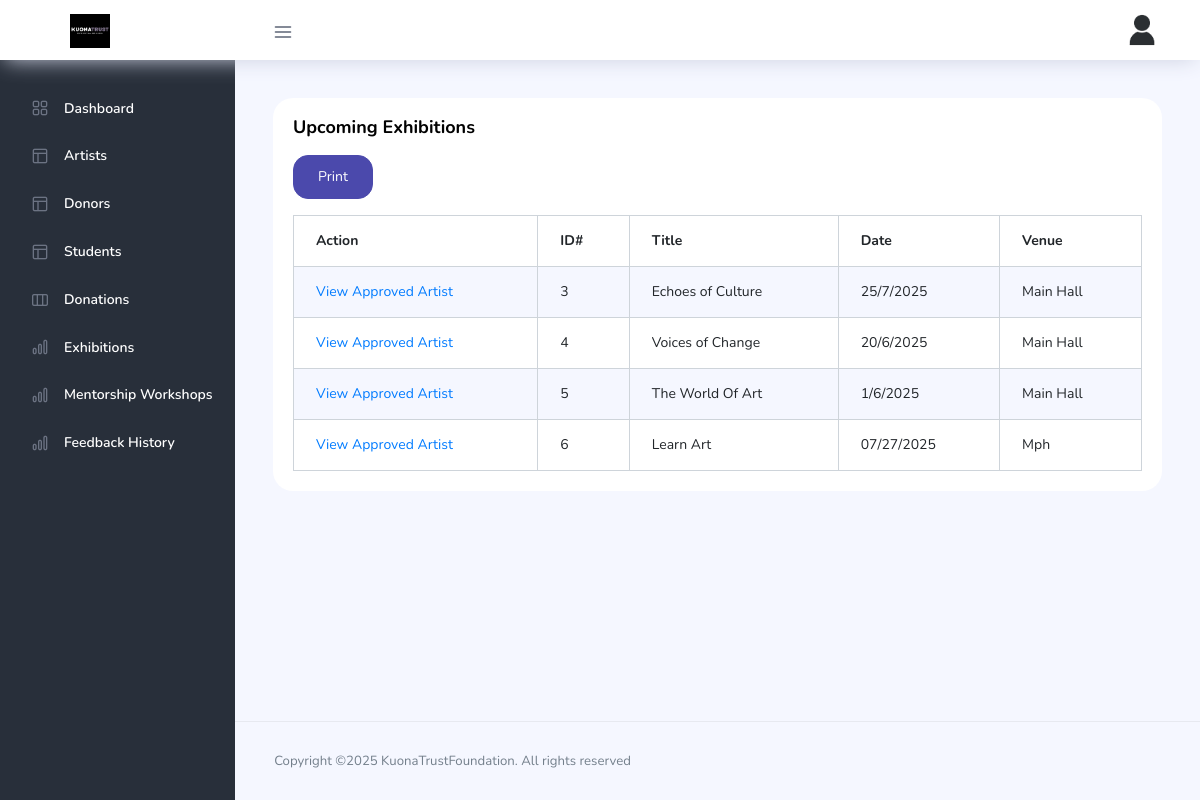
Page /upcomingexhibitions.php on the committed database.
### tables this page shows
CREATE TABLE `exhibitions` (
  `exhibition_id` int(11) NOT NULL,
  `title` varchar(50) NOT NULL,
  `exhibition_desc` text NOT NULL,
  `starting_date` varchar(50) NOT NULL,
  `end_date` varchar(50) NOT NULL,
  `venue` varchar(50) NOT NULL,
  `exhibition_type` varchar(50) NOT NULL,
  `banner_img` varchar(80) NOT NULL,
  `exhibition_status` varchar(50) NOT NULL DEFAULT 'Upcoming',
  `visibility` varchar(50) NOT NULL DEFAULT 'gone'
);

### upcomingexhibitions.php (the view, shortened to what this page needs)
<?php
include('include/connections.php');
?>
<!DOCTYPE html>
<html lang="en">
<head>
  <link rel="stylesheet" href="vendors/feather/feather.css">
  <link rel="stylesheet" href="vendors/ti-icons/css/themify-icons.css">
  <link rel="stylesheet" href="vendors/css/vendor.bundle.base.css">
  <link rel="stylesheet" href="assets/extra-libs/DataTables/datatables.min.css">
  <link rel="stylesheet" href="css/vertical-layout-light/style.css">
</head>
<body>
  <div class="container-scroller">
    <?php include 'partials/navbar.php'; ?>
    <div class="container-fluid page-body-wrapper">
      <?php include 'partials/sidebar.php'; ?>
      <div class="main-panel">
        <div class="content-wrapper">
          <div class="row">
            <div class="col-lg-12 grid-margin stretch-card">
              <div class="card">
                <div class="card-body">
                  <h4 class="card-title">Upcoming Exhibitions</h4>
                  <button onclick="printReport()" class="btn btn-primary mb-3">Print</button>
                  <div class="table-responsive">
                    <table id="zero_config" class="table table-striped table-bordered">
                      <thead>
                        <tr>
                          <th>Action</th>
                          <th>ID#</th>
                          <th>Title</th>
                          <th>Date</th>
                          <th>Venue</th>
                        </tr>
                      </thead>
                      <tbody>
                        <?php
                        $select = "SELECT * FROM exhibitions WHERE exhibition_status = 'Upcoming'";
                        $query = mysqli_query($con, $select);
                        while ($row = mysqli_fetch_array($query)) {
                        ?>
                          <tr>
                            <td><a href="exhibition_artwork.php?get=<?php echo $row['exhibition_id']; ?>">View Approved Artist</a></td>
                            <td><?php echo $row['exhibition_id']; ?></td>
                            <td><?php echo $row['title']; ?></td>
                            <td><?php echo $row['starting_date']; ?></td>
                            <td><?php echo $row['venue']; ?></td>
                          </tr>
                        <?php } ?>
                      </tbody>
                    </table>
                  </div>
                </div>
              </div>
            </div>
          </div>
        </div>
        <?php include 'partials/footer.php'; ?>
      </div>
    </div>
  </div>
</body>
</html>

### rows in the picture
exhibitions: exhibition_id "3", title "Echoes of Culture", starting_date "25/7/2025", venue "Main Hall"
exhibitions: exhibition_id "4", title "Voices of Change", starting_date "20/6/2025", venue "Main Hall"
exhibitions: exhibition_id "5", title "The World Of Art", starting_date "1/6/2025", venue "Main Hall"
exhibitions: exhibition_id "6", title "Learn Art", starting_date "07/27/2025", venue "Mph"
